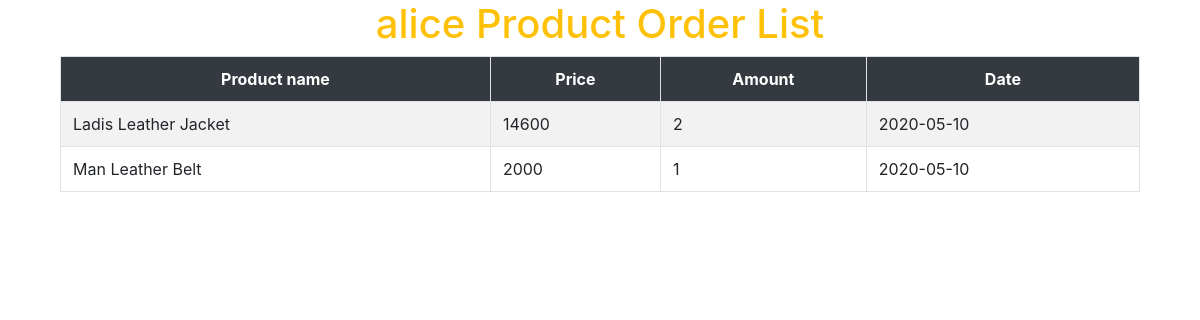
The app's page /productlistforclient.php (signed in) with its own data.
### tables this page shows
CREATE TABLE `customerchoice` (
  `customer_name` varchar(20) NOT NULL,
  `product_name` varchar(50) NOT NULL,
  `price` int(10) NOT NULL,
  `amount` int(20) NOT NULL,
  `image` blob NOT NULL,
  `date` date NOT NULL
);

### productlistforclient.php (the view, shortened to what this page needs)
 <?php
	$name=$_SESSION['name'];
?>
<html>
<!DOCTYPE html>
<html>
<head>
  <link rel="stylesheet" href="https://maxcdn.bootstrapcdn.com/bootstrap/4.4.1/css/bootstrap.min.css">
</head>
<body>
	<div class="container">
	<div class="col-lg-12">
		<h1 class="text-warning text-center"><?php echo $name; echo " ";?>Product Order List</h1>
		<form method="POST" action="">
		<table class="table table-striped table-hover table-bordered ">
		<tr class="bg-dark text-white text-center">
			<th>Product name</th>
			<th>Price</th>
			<th>Amount</th>
			<th>Date</th>
		</tr>
		<?php
			include "db_connect.php";
			$query="select * from customerchoice where customer_name ='$name'";
			$result=mysqli_query($conn,$query);
			while($res = mysqli_fetch_array($result)){
		?>
			<td><?php echo $res['product_name']; ?></td>
			<td><?php echo $res['price']; ?></td>
			<td><?php echo $res['amount']; ?></td>
			<td><?php echo $res['date']; ?></td>
		<?php
			}
		?>
		</table>
		</form>
</body>
</html>

### records on screen
customerchoice: product_name "Ladis Leather Jacket", price "14600", amount "2", date "2020-05-10"
customerchoice: product_name "Man Leather Belt", price "2000", amount "1", date "2020-05-10"

### other values on screen
$name "alice"
